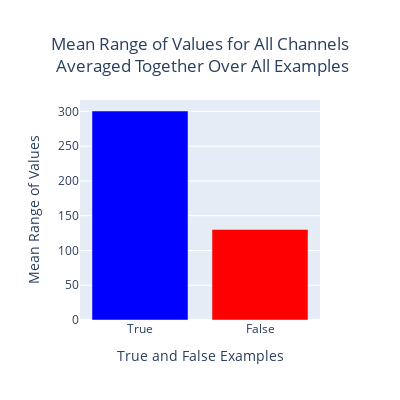

Source (notebook cell):
### Code cell
# Show the mean range of values for all channels averaged together over all examples
import plotly.graph_objects as go

def plot_mean_range(signals):
    # Create a figure
    fig = go.Figure()
    example_means_true = []
    example_means_false = []

    for i in range(signals.shape[0]):
        # Calculate the mean range of values for all channels
        mean_range = np.mean(np.ptp(signals[i], axis=1))
        if labels_train[i] == 1:
            example_means_true.append(mean_range)
        else:
            example_means_false.append(mean_range)

    trues_mean = np.mean(example_means_true)
    falses_mean = np.mean(example_means_false)

    # Plot the two means a bar chart
    fig.add_trace(go.Bar(x=['True', 'False'], y=[trues_mean, falses_mean], name='Mean Range of Values', marker_color= ['blue', 'red']))    

    # Set the figure layout
    fig.update_layout(
        title='Mean Range of Values for All Channels<br> Averaged Together Over All Examples',
        title_x=0.5,
        xaxis_title='True and False Examples',
        yaxis_title='Mean Range of Values',
        barmode='group',
        width=400,
        height=400
    )

    # Show the figure
    fig.show()

plot_mean_range(train_corrected)

### Figure 1 — Plotly figure (JSON) as saved in the notebook; plotly's stock layout.template omitted (floating-point values rounded to 4 significant figures)
{"data": [{"marker": {"color": ["blue", "red"]}, "name": "Mean Range of Values", "type": "bar", "x": ["True", "False"], "y": [300.7, 130.2]}], "layout": {"barmode": "group", "height": 400, "title": {"text": "Mean Range of Values for All Channels<br> Averaged Together Over All Examples", "x": 0.5}, "width": 400, "xaxis": {"title": {"text": "True and False Examples"}}, "yaxis": {"title": {"text": "Mean Range of Values"}}}}
